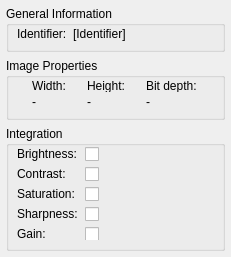
<?xml version="1.0" encoding="UTF-8"?>
<ui version="4.0">
 <class>DockWidgetMSMediaFoundation</class>
 <widget class="QWidget" name="DockWidgetMSMediaFoundation">
  <property name="geometry">
   <rect>
    <x>0</x>
    <y>0</y>
    <width>231</width>
    <height>257</height>
   </rect>
  </property>
  <property name="minimumSize">
   <size>
    <width>0</width>
    <height>219</height>
   </size>
  </property>
  <property name="windowTitle">
   <string>Form</string>
  </property>
  <layout class="QVBoxLayout" name="verticalLayout">
   <property name="margin">
    <number>6</number>
   </property>
   <item>
    <widget class="QGroupBox" name="groupBox_4">
     <property name="sizePolicy">
      <sizepolicy hsizetype="Preferred" vsizetype="Minimum">
       <horstretch>0</horstretch>
       <verstretch>0</verstretch>
      </sizepolicy>
     </property>
     <property name="minimumSize">
      <size>
       <width>0</width>
       <height>0</height>
      </size>
     </property>
     <property name="maximumSize">
      <size>
       <width>16777215</width>
       <height>16777215</height>
      </size>
     </property>
     <property name="title">
      <string>General Information</string>
     </property>
     <layout class="QGridLayout" name="gridLayout_5">
      <property name="leftMargin">
       <number>8</number>
      </property>
      <property name="topMargin">
       <number>1</number>
      </property>
      <property name="rightMargin">
       <number>8</number>
      </property>
      <property name="bottomMargin">
       <number>8</number>
      </property>
      <property name="verticalSpacing">
       <number>3</number>
      </property>
      <item row="0" column="1">
       <widget class="QLabel" name="ManufacturerLabel">
        <property name="text">
         <string>[Identifier]</string>
        </property>
       </widget>
      </item>
      <item row="0" column="0">
       <widget class="QLabel" name="label_6">
        <property name="sizePolicy">
         <sizepolicy hsizetype="Maximum" vsizetype="Preferred">
          <horstretch>0</horstretch>
          <verstretch>0</verstretch>
         </sizepolicy>
        </property>
        <property name="text">
         <string>Identifier:</string>
        </property>
       </widget>
      </item>
     </layout>
    </widget>
   </item>
   <item>
    <widget class="QGroupBox" name="groupBox_2">
     <property name="sizePolicy">
      <sizepolicy hsizetype="Preferred" vsizetype="Preferred">
       <horstretch>0</horstretch>
       <verstretch>0</verstretch>
      </sizepolicy>
     </property>
     <property name="maximumSize">
      <size>
       <width>16777215</width>
       <height>16777215</height>
      </size>
     </property>
     <property name="title">
      <string>Image Properties</string>
     </property>
     <layout class="QGridLayout" name="gridLayout">
      <property name="leftMargin">
       <number>8</number>
      </property>
      <property name="topMargin">
       <number>1</number>
      </property>
      <property name="rightMargin">
       <number>8</number>
      </property>
      <property name="bottomMargin">
       <number>8</number>
      </property>
      <property name="horizontalSpacing">
       <number>6</number>
      </property>
      <property name="verticalSpacing">
       <number>3</number>
      </property>
      <item row="0" column="0">
       <widget class="QLabel" name="label_3">
        <property name="sizePolicy">
         <sizepolicy hsizetype="Maximum" vsizetype="Preferred">
          <horstretch>0</horstretch>
          <verstretch>0</verstretch>
         </sizepolicy>
        </property>
        <property name="maximumSize">
         <size>
          <width>16777215</width>
          <height>13</height>
         </size>
        </property>
        <property name="text">
         <string>Width:</string>
        </property>
       </widget>
      </item>
      <item row="0" column="1">
       <widget class="QLabel" name="label_4">
        <property name="sizePolicy">
         <sizepolicy hsizetype="Maximum" vsizetype="Preferred">
          <horstretch>0</horstretch>
          <verstretch>0</verstretch>
         </sizepolicy>
        </property>
        <property name="maximumSize">
         <size>
          <width>16777215</width>
          <height>13</height>
         </size>
        </property>
        <property name="text">
         <string>Height:</string>
        </property>
       </widget>
      </item>
      <item row="0" column="2">
       <widget class="QLabel" name="label_11">
        <property name="sizePolicy">
         <sizepolicy hsizetype="Maximum" vsizetype="Preferred">
          <horstretch>0</horstretch>
          <verstretch>0</verstretch>
         </sizepolicy>
        </property>
        <property name="maximumSize">
         <size>
          <width>16777215</width>
          <height>13</height>
         </size>
        </property>
        <property name="text">
         <string>Bit depth:</string>
        </property>
       </widget>
      </item>
      <item row="1" column="0">
       <widget class="QLabel" name="lblWidth">
        <property name="text">
         <string>-</string>
        </property>
       </widget>
      </item>
      <item row="1" column="1">
       <widget class="QLabel" name="lblHeight">
        <property name="text">
         <string>-</string>
        </property>
       </widget>
      </item>
      <item row="1" column="2">
       <widget class="QLabel" name="lblBitDepth">
        <property name="text">
         <string>-</string>
        </property>
       </widget>
      </item>
     </layout>
    </widget>
   </item>
   <item>
    <widget class="QGroupBox" name="groupBox_3">
     <property name="title">
      <string>Integration</string>
     </property>
     <layout class="QGridLayout" name="gridLayout_2">
      <property name="leftMargin">
       <number>8</number>
      </property>
      <property name="topMargin">
       <number>1</number>
      </property>
      <property name="rightMargin">
       <number>8</number>
      </property>
      <property name="bottomMargin">
       <number>8</number>
      </property>
      <item row="0" column="0">
       <widget class="QLabel" name="label_offset">
        <property name="minimumSize">
         <size>
          <width>55</width>
          <height>0</height>
         </size>
        </property>
        <property name="text">
         <string>Brightness:</string>
        </property>
       </widget>
      </item>
      <item row="0" column="1">
       <widget class="QCheckBox" name="checkBox">
        <property name="text">
         <string/>
        </property>
       </widget>
      </item>
      <item row="0" column="2">
       <widget class="SliderWidget" name="sW_brightness"/>
      </item>
      <item row="1" column="0">
       <widget class="QLabel" name="label_gain">
        <property name="text">
         <string>Contrast:</string>
        </property>
       </widget>
      </item>
      <item row="1" column="1">
       <widget class="QCheckBox" name="checkBox_2">
        <property name="text">
         <string/>
        </property>
       </widget>
      </item>
      <item row="1" column="2">
       <widget class="SliderWidget" name="sW_Contrast"/>
      </item>
      <item row="2" column="0">
       <widget class="QLabel" name="label_integration_time">
        <property name="text">
         <string>Saturation:</string>
        </property>
       </widget>
      </item>
      <item row="2" column="1">
       <widget class="QCheckBox" name="checkBox_3">
        <property name="text">
         <string/>
        </property>
       </widget>
      </item>
      <item row="2" column="2">
       <widget class="SliderWidget" name="sW_Saturation"/>
      </item>
      <item row="3" column="0">
       <widget class="QLabel" name="label_integration_time_2">
        <property name="text">
         <string>Sharpness:</string>
        </property>
       </widget>
      </item>
      <item row="3" column="1">
       <widget class="QCheckBox" name="checkBox_4">
        <property name="text">
         <string/>
        </property>
       </widget>
      </item>
      <item row="3" column="2">
       <widget class="SliderWidget" name="sW_Sharpness"/>
      </item>
      <item row="4" column="0">
       <widget class="QLabel" name="label_integration_time_3">
        <property name="text">
         <string>Gain:</string>
        </property>
       </widget>
      </item>
      <item row="4" column="1">
       <widget class="QCheckBox" name="checkBox_5">
        <property name="text">
         <string/>
        </property>
       </widget>
      </item>
      <item row="4" column="2">
       <widget class="SliderWidget" name="sW_Gain"/>
      </item>
     </layout>
    </widget>
   </item>
  </layout>
 </widget>
 <customwidgets>
  <customwidget>
   <class>SliderWidget</class>
   <extends>QWidget</extends>
   <header>sliderWidget.h</header>
  </customwidget>
 </customwidgets>
 <resources/>
 <connections/>
</ui>
